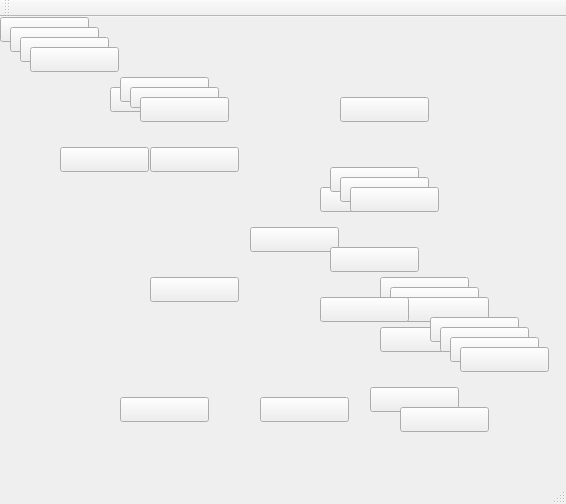
<?xml version="1.0" encoding="UTF-8"?>
<ui version="4.0">
 <class>MainWindow</class>
 <widget class="QMainWindow" name="MainWindow">
  <property name="geometry">
   <rect>
    <x>0</x>
    <y>0</y>
    <width>566</width>
    <height>504</height>
   </rect>
  </property>
  <property name="windowTitle">
   <string>MainWindow</string>
  </property>
  <widget class="QWidget" name="centralWidget">
   <widget class="QPushButton" name="pushButton">
    <property name="geometry">
     <rect>
      <x>340</x>
      <y>80</y>
      <width>89</width>
      <height>25</height>
     </rect>
    </property>
    <property name="text">
     <string/>
    </property>
   </widget>
   <widget class="QPushButton" name="pushButton_2">
    <property name="geometry">
     <rect>
      <x>60</x>
      <y>130</y>
      <width>89</width>
      <height>25</height>
     </rect>
    </property>
    <property name="text">
     <string/>
    </property>
   </widget>
   <widget class="QPushButton" name="pushButton_3">
    <property name="geometry">
     <rect>
      <x>250</x>
      <y>210</y>
      <width>89</width>
      <height>25</height>
     </rect>
    </property>
    <property name="text">
     <string/>
    </property>
   </widget>
   <widget class="QPushButton" name="pushButton_4">
    <property name="geometry">
     <rect>
      <x>320</x>
      <y>170</y>
      <width>89</width>
      <height>25</height>
     </rect>
    </property>
    <property name="text">
     <string/>
    </property>
   </widget>
   <widget class="QPushButton" name="pushButton_5">
    <property name="geometry">
     <rect>
      <x>330</x>
      <y>150</y>
      <width>89</width>
      <height>25</height>
     </rect>
    </property>
    <property name="text">
     <string/>
    </property>
   </widget>
   <widget class="QPushButton" name="pushButton_6">
    <property name="geometry">
     <rect>
      <x>340</x>
      <y>160</y>
      <width>89</width>
      <height>25</height>
     </rect>
    </property>
    <property name="text">
     <string/>
    </property>
   </widget>
   <widget class="QPushButton" name="pushButton_7">
    <property name="geometry">
     <rect>
      <x>350</x>
      <y>170</y>
      <width>89</width>
      <height>25</height>
     </rect>
    </property>
    <property name="text">
     <string/>
    </property>
   </widget>
   <widget class="QPushButton" name="pushButton_8">
    <property name="geometry">
     <rect>
      <x>330</x>
      <y>230</y>
      <width>89</width>
      <height>25</height>
     </rect>
    </property>
    <property name="text">
     <string/>
    </property>
   </widget>
   <widget class="QPushButton" name="pushButton_9">
    <property name="geometry">
     <rect>
      <x>380</x>
      <y>260</y>
      <width>89</width>
      <height>25</height>
     </rect>
    </property>
    <property name="text">
     <string/>
    </property>
   </widget>
   <widget class="QPushButton" name="pushButton_10">
    <property name="geometry">
     <rect>
      <x>390</x>
      <y>270</y>
      <width>89</width>
      <height>25</height>
     </rect>
    </property>
    <property name="text">
     <string/>
    </property>
   </widget>
   <widget class="QPushButton" name="pushButton_11">
    <property name="geometry">
     <rect>
      <x>400</x>
      <y>280</y>
      <width>89</width>
      <height>25</height>
     </rect>
    </property>
    <property name="text">
     <string/>
    </property>
   </widget>
   <widget class="QPushButton" name="pushButton_12">
    <property name="geometry">
     <rect>
      <x>320</x>
      <y>280</y>
      <width>89</width>
      <height>25</height>
     </rect>
    </property>
    <property name="text">
     <string/>
    </property>
   </widget>
   <widget class="QPushButton" name="pushButton_13">
    <property name="geometry">
     <rect>
      <x>370</x>
      <y>370</y>
      <width>89</width>
      <height>25</height>
     </rect>
    </property>
    <property name="text">
     <string/>
    </property>
   </widget>
   <widget class="QPushButton" name="pushButton_14">
    <property name="geometry">
     <rect>
      <x>380</x>
      <y>310</y>
      <width>89</width>
      <height>25</height>
     </rect>
    </property>
    <property name="text">
     <string/>
    </property>
   </widget>
   <widget class="QPushButton" name="pushButton_15">
    <property name="geometry">
     <rect>
      <x>430</x>
      <y>300</y>
      <width>89</width>
      <height>25</height>
     </rect>
    </property>
    <property name="text">
     <string/>
    </property>
   </widget>
   <widget class="QPushButton" name="pushButton_16">
    <property name="geometry">
     <rect>
      <x>440</x>
      <y>310</y>
      <width>89</width>
      <height>25</height>
     </rect>
    </property>
    <property name="text">
     <string/>
    </property>
   </widget>
   <widget class="QPushButton" name="pushButton_17">
    <property name="geometry">
     <rect>
      <x>450</x>
      <y>320</y>
      <width>89</width>
      <height>25</height>
     </rect>
    </property>
    <property name="text">
     <string/>
    </property>
   </widget>
   <widget class="QPushButton" name="pushButton_18">
    <property name="geometry">
     <rect>
      <x>460</x>
      <y>330</y>
      <width>89</width>
      <height>25</height>
     </rect>
    </property>
    <property name="text">
     <string/>
    </property>
   </widget>
   <widget class="QPushButton" name="pushlift_3">
    <property name="geometry">
     <rect>
      <x>120</x>
      <y>380</y>
      <width>89</width>
      <height>25</height>
     </rect>
    </property>
    <property name="text">
     <string/>
    </property>
   </widget>
   <widget class="QPushButton" name="pushlift_2">
    <property name="geometry">
     <rect>
      <x>260</x>
      <y>380</y>
      <width>89</width>
      <height>25</height>
     </rect>
    </property>
    <property name="text">
     <string/>
    </property>
   </widget>
   <widget class="QPushButton" name="pushlift_1">
    <property name="geometry">
     <rect>
      <x>400</x>
      <y>390</y>
      <width>89</width>
      <height>25</height>
     </rect>
    </property>
    <property name="text">
     <string/>
    </property>
   </widget>
   <widget class="QPushButton" name="pushlabel_1">
    <property name="geometry">
     <rect>
      <x>150</x>
      <y>260</y>
      <width>89</width>
      <height>25</height>
     </rect>
    </property>
    <property name="text">
     <string/>
    </property>
   </widget>
   <widget class="QPushButton" name="pushlabel_2">
    <property name="geometry">
     <rect>
      <x>0</x>
      <y>0</y>
      <width>89</width>
      <height>25</height>
     </rect>
    </property>
    <property name="text">
     <string/>
    </property>
   </widget>
   <widget class="QPushButton" name="pushlabel_3">
    <property name="geometry">
     <rect>
      <x>10</x>
      <y>10</y>
      <width>89</width>
      <height>25</height>
     </rect>
    </property>
    <property name="text">
     <string/>
    </property>
   </widget>
   <widget class="QPushButton" name="pushlabel_4">
    <property name="geometry">
     <rect>
      <x>20</x>
      <y>20</y>
      <width>89</width>
      <height>25</height>
     </rect>
    </property>
    <property name="text">
     <string/>
    </property>
   </widget>
   <widget class="QPushButton" name="pushlabel_5">
    <property name="geometry">
     <rect>
      <x>30</x>
      <y>30</y>
      <width>89</width>
      <height>25</height>
     </rect>
    </property>
    <property name="text">
     <string/>
    </property>
   </widget>
   <widget class="QPushButton" name="pushlabel_6">
    <property name="geometry">
     <rect>
      <x>110</x>
      <y>70</y>
      <width>89</width>
      <height>25</height>
     </rect>
    </property>
    <property name="text">
     <string/>
    </property>
   </widget>
   <widget class="QPushButton" name="pushlabel_7">
    <property name="geometry">
     <rect>
      <x>120</x>
      <y>60</y>
      <width>89</width>
      <height>25</height>
     </rect>
    </property>
    <property name="text">
     <string/>
    </property>
   </widget>
   <widget class="QPushButton" name="pushlabel_8">
    <property name="geometry">
     <rect>
      <x>130</x>
      <y>70</y>
      <width>89</width>
      <height>21</height>
     </rect>
    </property>
    <property name="text">
     <string/>
    </property>
   </widget>
   <widget class="QPushButton" name="pushlabel_9">
    <property name="geometry">
     <rect>
      <x>140</x>
      <y>80</y>
      <width>89</width>
      <height>25</height>
     </rect>
    </property>
    <property name="text">
     <string/>
    </property>
   </widget>
   <widget class="QPushButton" name="pushlabel_10">
    <property name="geometry">
     <rect>
      <x>150</x>
      <y>130</y>
      <width>89</width>
      <height>25</height>
     </rect>
    </property>
    <property name="text">
     <string/>
    </property>
   </widget>
  </widget>
  <widget class="QMenuBar" name="menuBar">
   <property name="geometry">
    <rect>
     <x>0</x>
     <y>0</y>
     <width>566</width>
     <height>22</height>
    </rect>
   </property>
  </widget>
  <widget class="QToolBar" name="mainToolBar">
   <attribute name="toolBarArea">
    <enum>TopToolBarArea</enum>
   </attribute>
   <attribute name="toolBarBreak">
    <bool>false</bool>
   </attribute>
  </widget>
  <widget class="QStatusBar" name="statusBar"/>
 </widget>
 <layoutdefault spacing="6" margin="11"/>
 <resources/>
 <connections/>
</ui>
